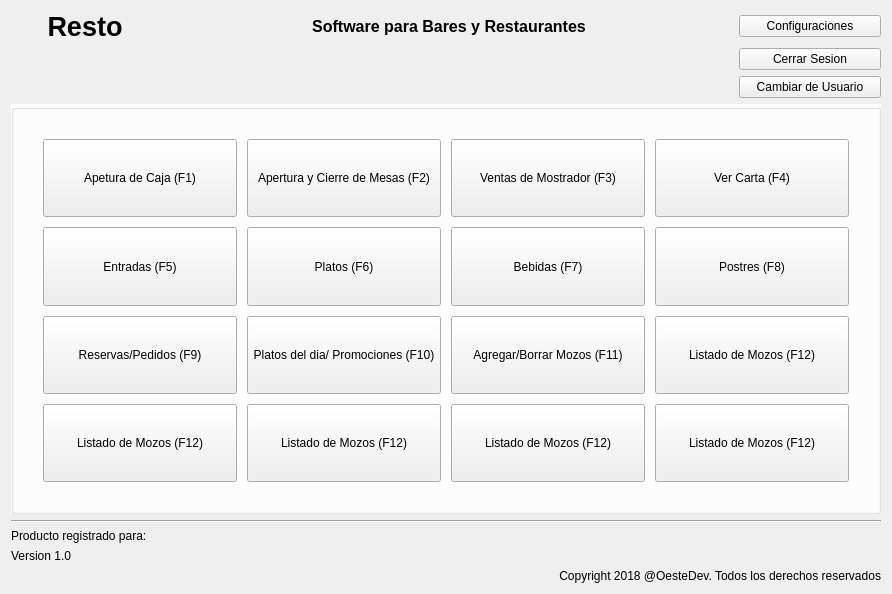
<?xml version="1.0" encoding="UTF-8"?>
<ui version="4.0">
 <class>Form</class>
 <widget class="QWidget" name="Form">
  <property name="geometry">
   <rect>
    <x>0</x>
    <y>0</y>
    <width>892</width>
    <height>594</height>
   </rect>
  </property>
  <property name="sizeIncrement">
   <size>
    <width>1000</width>
    <height>600</height>
   </size>
  </property>
  <property name="windowTitle">
   <string>Form</string>
  </property>
  <layout class="QGridLayout" name="gridLayout_2" columnstretch="20,0,80,20">
   <item row="0" column="0" colspan="2">
    <widget class="QLabel" name="label_6">
     <property name="sizePolicy">
      <sizepolicy hsizetype="Preferred" vsizetype="Fixed">
       <horstretch>0</horstretch>
       <verstretch>0</verstretch>
      </sizepolicy>
     </property>
     <property name="font">
      <font>
       <family>Arial</family>
       <pointsize>20</pointsize>
       <weight>75</weight>
       <bold>true</bold>
      </font>
     </property>
     <property name="text">
      <string>Resto</string>
     </property>
     <property name="alignment">
      <set>Qt::AlignCenter</set>
     </property>
    </widget>
   </item>
   <item row="0" column="2">
    <widget class="QLabel" name="label_2">
     <property name="sizePolicy">
      <sizepolicy hsizetype="Preferred" vsizetype="Fixed">
       <horstretch>0</horstretch>
       <verstretch>0</verstretch>
      </sizepolicy>
     </property>
     <property name="font">
      <font>
       <family>Arial</family>
       <pointsize>12</pointsize>
       <weight>75</weight>
       <bold>true</bold>
      </font>
     </property>
     <property name="text">
      <string>Software para Bares y Restaurantes</string>
     </property>
     <property name="alignment">
      <set>Qt::AlignCenter</set>
     </property>
    </widget>
   </item>
   <item row="0" column="3">
    <widget class="QPushButton" name="pushButton_14">
     <property name="text">
      <string>Configuraciones</string>
     </property>
    </widget>
   </item>
   <item row="1" column="3">
    <widget class="QPushButton" name="pushButton_15">
     <property name="text">
      <string>Cerrar Sesion</string>
     </property>
    </widget>
   </item>
   <item row="2" column="3">
    <widget class="QPushButton" name="pushButton_13">
     <property name="text">
      <string>Cambiar de Usuario</string>
     </property>
    </widget>
   </item>
   <item row="4" column="0" colspan="4">
    <widget class="Line" name="line">
     <property name="lineWidth">
      <number>1</number>
     </property>
     <property name="orientation">
      <enum>Qt::Horizontal</enum>
     </property>
    </widget>
   </item>
   <item row="5" column="0" colspan="2">
    <widget class="QLabel" name="label_4">
     <property name="text">
      <string>Producto registrado para:</string>
     </property>
    </widget>
   </item>
   <item row="6" column="0">
    <widget class="QLabel" name="label_5">
     <property name="text">
      <string>Version 1.0</string>
     </property>
    </widget>
   </item>
   <item row="3" column="0" colspan="4">
    <widget class="QGroupBox" name="groupBox">
     <property name="styleSheet">
      <string notr="true">#groupBox{
background-color: #FFFFFF;
}</string>
     </property>
     <property name="title">
      <string/>
     </property>
     <property name="flat">
      <bool>false</bool>
     </property>
     <layout class="QGridLayout" name="gridLayout_3">
      <item row="0" column="0">
       <layout class="QGridLayout" name="gridLayout">
        <property name="leftMargin">
         <number>20</number>
        </property>
        <property name="topMargin">
         <number>20</number>
        </property>
        <property name="rightMargin">
         <number>20</number>
        </property>
        <property name="bottomMargin">
         <number>20</number>
        </property>
        <property name="spacing">
         <number>10</number>
        </property>
        <item row="2" column="4">
         <widget class="QPushButton" name="pushButton_11">
          <property name="sizePolicy">
           <sizepolicy hsizetype="Minimum" vsizetype="Expanding">
            <horstretch>0</horstretch>
            <verstretch>0</verstretch>
           </sizepolicy>
          </property>
          <property name="styleSheet">
           <string notr="true">#pushButton_4{
	background-color: #28B463;
	color: #FFFFFF
}</string>
          </property>
          <property name="text">
           <string>Listado de Mozos (F12)</string>
          </property>
         </widget>
        </item>
        <item row="1" column="0">
         <widget class="QPushButton" name="btn_entradas">
          <property name="sizePolicy">
           <sizepolicy hsizetype="Minimum" vsizetype="Expanding">
            <horstretch>0</horstretch>
            <verstretch>0</verstretch>
           </sizepolicy>
          </property>
          <property name="styleSheet">
           <string notr="true"/>
          </property>
          <property name="text">
           <string>Entradas (F5)</string>
          </property>
         </widget>
        </item>
        <item row="1" column="2">
         <widget class="QPushButton" name="btn_bebidas">
          <property name="sizePolicy">
           <sizepolicy hsizetype="Minimum" vsizetype="Expanding">
            <horstretch>0</horstretch>
            <verstretch>0</verstretch>
           </sizepolicy>
          </property>
          <property name="styleSheet">
           <string notr="true">#pushButton_4{
	background-color: #28B463;
	color: #FFFFFF
}</string>
          </property>
          <property name="text">
           <string>Bebidas (F7)</string>
          </property>
         </widget>
        </item>
        <item row="0" column="1">
         <widget class="QPushButton" name="btn_acmesas">
          <property name="sizePolicy">
           <sizepolicy hsizetype="Minimum" vsizetype="Expanding">
            <horstretch>0</horstretch>
            <verstretch>0</verstretch>
           </sizepolicy>
          </property>
          <property name="styleSheet">
           <string notr="true"/>
          </property>
          <property name="text">
           <string>Apertura y Cierre de Mesas (F2)</string>
          </property>
         </widget>
        </item>
        <item row="1" column="1">
         <widget class="QPushButton" name="btn_platos">
          <property name="sizePolicy">
           <sizepolicy hsizetype="Minimum" vsizetype="Expanding">
            <horstretch>0</horstretch>
            <verstretch>0</verstretch>
           </sizepolicy>
          </property>
          <property name="styleSheet">
           <string notr="true">#pushButton_4{
	background-color: #28B463;
	color: #FFFFFF
}</string>
          </property>
          <property name="text">
           <string>Platos (F6)</string>
          </property>
         </widget>
        </item>
        <item row="0" column="0">
         <widget class="QPushButton" name="btn_accaja">
          <property name="sizePolicy">
           <sizepolicy hsizetype="Minimum" vsizetype="Expanding">
            <horstretch>0</horstretch>
            <verstretch>0</verstretch>
           </sizepolicy>
          </property>
          <property name="styleSheet">
           <string notr="true"/>
          </property>
          <property name="text">
           <string>Apetura de Caja (F1)</string>
          </property>
          <property name="iconSize">
           <size>
            <width>40</width>
            <height>40</height>
           </size>
          </property>
         </widget>
        </item>
        <item row="1" column="4">
         <widget class="QPushButton" name="btn_postres">
          <property name="sizePolicy">
           <sizepolicy hsizetype="Minimum" vsizetype="Expanding">
            <horstretch>0</horstretch>
            <verstretch>0</verstretch>
           </sizepolicy>
          </property>
          <property name="styleSheet">
           <string notr="true">#pushButton_4{
	background-color: #28B463;
	color: #FFFFFF
}</string>
          </property>
          <property name="text">
           <string>Postres (F8)</string>
          </property>
         </widget>
        </item>
        <item row="2" column="1">
         <widget class="QPushButton" name="pushButton_12">
          <property name="sizePolicy">
           <sizepolicy hsizetype="Minimum" vsizetype="Expanding">
            <horstretch>0</horstretch>
            <verstretch>0</verstretch>
           </sizepolicy>
          </property>
          <property name="styleSheet">
           <string notr="true"/>
          </property>
          <property name="text">
           <string>Platos del dia/ Promociones (F10)</string>
          </property>
         </widget>
        </item>
        <item row="2" column="2">
         <widget class="QPushButton" name="pushButton_10">
          <property name="sizePolicy">
           <sizepolicy hsizetype="Minimum" vsizetype="Expanding">
            <horstretch>0</horstretch>
            <verstretch>0</verstretch>
           </sizepolicy>
          </property>
          <property name="styleSheet">
           <string notr="true"/>
          </property>
          <property name="text">
           <string>Agregar/Borrar Mozos (F11)</string>
          </property>
         </widget>
        </item>
        <item row="0" column="2">
         <widget class="QPushButton" name="btn_ventasmostrador">
          <property name="sizePolicy">
           <sizepolicy hsizetype="Minimum" vsizetype="Expanding">
            <horstretch>0</horstretch>
            <verstretch>0</verstretch>
           </sizepolicy>
          </property>
          <property name="styleSheet">
           <string notr="true"/>
          </property>
          <property name="text">
           <string>Ventas de Mostrador (F3)</string>
          </property>
         </widget>
        </item>
        <item row="0" column="4">
         <widget class="QPushButton" name="btn_carta">
          <property name="sizePolicy">
           <sizepolicy hsizetype="Minimum" vsizetype="Expanding">
            <horstretch>0</horstretch>
            <verstretch>0</verstretch>
           </sizepolicy>
          </property>
          <property name="styleSheet">
           <string notr="true">#pushButton_4{
	background-color: #28B463;
	color: #FFFFFF
}</string>
          </property>
          <property name="text">
           <string>Ver Carta (F4)</string>
          </property>
         </widget>
        </item>
        <item row="2" column="0">
         <widget class="QPushButton" name="pushButton_9">
          <property name="sizePolicy">
           <sizepolicy hsizetype="Minimum" vsizetype="Expanding">
            <horstretch>0</horstretch>
            <verstretch>0</verstretch>
           </sizepolicy>
          </property>
          <property name="styleSheet">
           <string notr="true"/>
          </property>
          <property name="text">
           <string>Reservas/Pedidos (F9)</string>
          </property>
         </widget>
        </item>
        <item row="3" column="0">
         <widget class="QPushButton" name="pushButton_16">
          <property name="sizePolicy">
           <sizepolicy hsizetype="Minimum" vsizetype="Expanding">
            <horstretch>0</horstretch>
            <verstretch>0</verstretch>
           </sizepolicy>
          </property>
          <property name="styleSheet">
           <string notr="true">#pushButton_4{
	background-color: #28B463;
	color: #FFFFFF
}</string>
          </property>
          <property name="text">
           <string>Listado de Mozos (F12)</string>
          </property>
         </widget>
        </item>
        <item row="3" column="1">
         <widget class="QPushButton" name="pushButton_17">
          <property name="sizePolicy">
           <sizepolicy hsizetype="Minimum" vsizetype="Expanding">
            <horstretch>0</horstretch>
            <verstretch>0</verstretch>
           </sizepolicy>
          </property>
          <property name="styleSheet">
           <string notr="true">#pushButton_4{
	background-color: #28B463;
	color: #FFFFFF
}</string>
          </property>
          <property name="text">
           <string>Listado de Mozos (F12)</string>
          </property>
         </widget>
        </item>
        <item row="3" column="2">
         <widget class="QPushButton" name="pushButton_19">
          <property name="sizePolicy">
           <sizepolicy hsizetype="Minimum" vsizetype="Expanding">
            <horstretch>0</horstretch>
            <verstretch>0</verstretch>
           </sizepolicy>
          </property>
          <property name="styleSheet">
           <string notr="true">#pushButton_4{
	background-color: #28B463;
	color: #FFFFFF
}</string>
          </property>
          <property name="text">
           <string>Listado de Mozos (F12)</string>
          </property>
         </widget>
        </item>
        <item row="3" column="4">
         <widget class="QPushButton" name="pushButton_18">
          <property name="sizePolicy">
           <sizepolicy hsizetype="Minimum" vsizetype="Expanding">
            <horstretch>0</horstretch>
            <verstretch>0</verstretch>
           </sizepolicy>
          </property>
          <property name="styleSheet">
           <string notr="true">#pushButton_4{
	background-color: #28B463;
	color: #FFFFFF
}</string>
          </property>
          <property name="text">
           <string>Listado de Mozos (F12)</string>
          </property>
         </widget>
        </item>
       </layout>
      </item>
     </layout>
    </widget>
   </item>
   <item row="7" column="0" colspan="4">
    <widget class="QLabel" name="label_3">
     <property name="text">
      <string>Copyright 2018 @OesteDev. Todos los derechos reservados</string>
     </property>
     <property name="alignment">
      <set>Qt::AlignRight|Qt::AlignTrailing|Qt::AlignVCenter</set>
     </property>
    </widget>
   </item>
  </layout>
 </widget>
 <resources/>
 <connections/>
</ui>
